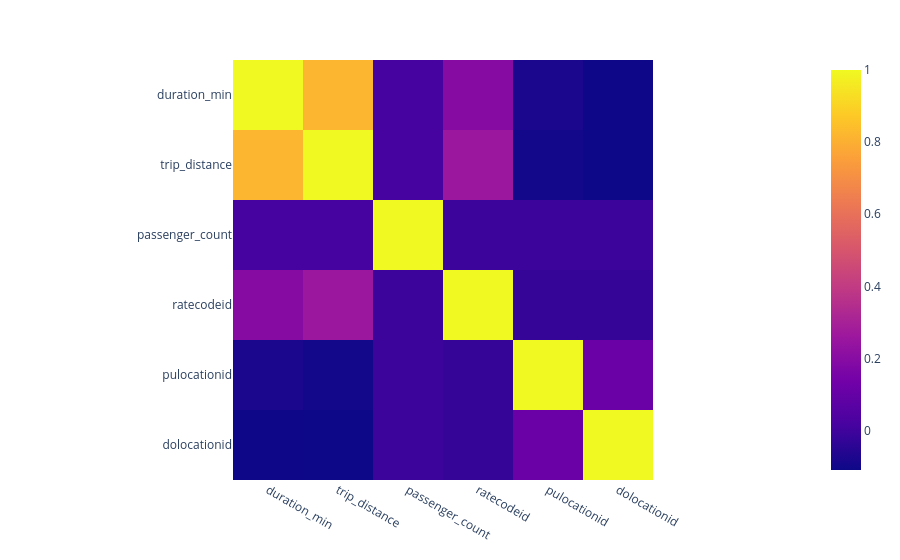

Notebook code for this chart:
### Code cell
cols = ['duration_min', 'trip_distance', 'passenger_count', 'ratecodeid', 'pulocationid', 'dolocationid']
px.imshow( df_plot[cols].corr() )

### Figure 1 — Plotly figure (JSON) as saved in the notebook; plotly's stock layout.template omitted (floating-point values rounded to 4 significant figures)
{"data": [{"coloraxis": "coloraxis", "hovertemplate": "x: %{x}<br>y: %{y}<br>color: %{z}<extra></extra>", "name": "0", "type": "heatmap", "x": ["duration_min", "trip_distance", "passenger_count", "ratecodeid", "pulocationid", "dolocationid"], "xaxis": "x", "y": ["duration_min", "trip_distance", "passenger_count", "ratecodeid", "pulocationid", "dolocationid"], "yaxis": "y", "z": [[1.0, 0.8191, 0.01506, 0.195, -0.07828, -0.1062], [0.8191, 1.0, 0.01592, 0.2581, -0.09505, -0.1089], [0.01506, 0.01592, 1.0, -0.008177, -0.007828, -0.005834], [0.195, 0.2581, -0.008177, 1.0, -0.02349, -0.02317], [-0.07828, -0.09505, -0.007828, -0.02349, 1.0, 0.1149], [-0.1062, -0.1089, -0.005834, -0.02317, 0.1149, 1.0]]}], "layout": {"coloraxis": {"colorscale": [[0, "#0d0887"], [0.1111, "#46039f"], [0.2222, "#7201a8"], [0.3333, "#9c179e"], [0.4444, "#bd3786"], [0.5556, "#d8576b"], [0.6667, "#ed7953"], [0.7778, "#fb9f3a"], [0.8889, "#fdca26"], [1, "#f0f921"]]}, "margin": {"t": 60}, "xaxis": {"anchor": "y", "constrain": "domain", "domain": [0, 1], "scaleanchor": "y"}, "yaxis": {"anchor": "x", "autorange": "reversed", "constrain": "domain", "domain": [0, 1]}}}
